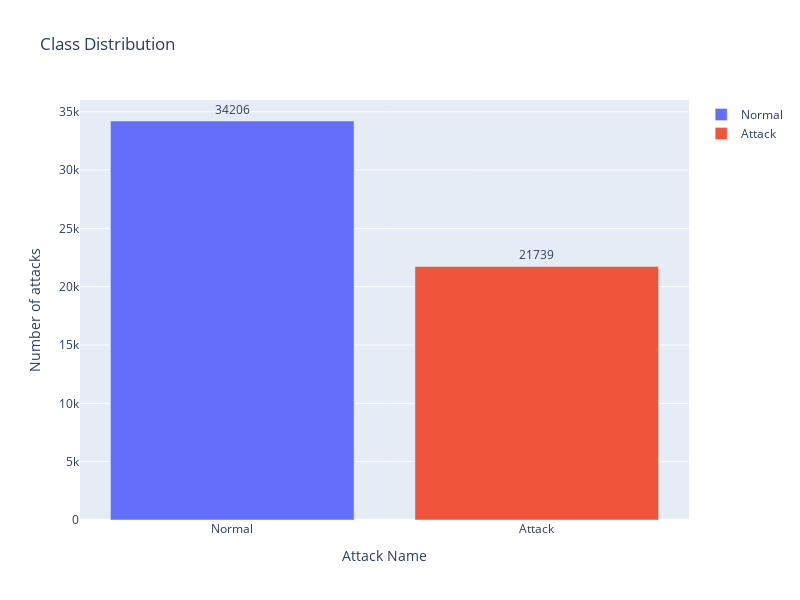

The code cell stored with this chart in its notebook:
### Markdown cell above
<a name="Preprocess"></a>
## <p style="padding: 8px;color:white; display:fill;background-color:#0077be; border-radius:5px; font-size:100%"> <b>  6. Preprocessing Dataset</b>

### Code cell
RANDOM_STATE_SEED = 12

from plotly.offline import init_notebook_mode, iplot, plot
import plotly as py
import plotly.express as px
init_notebook_mode(connected=True)
import plotly.graph_objs as go

df = df_train
fig = go.Figure(data=[
    go.Bar(name='Normal', 
           y=df["label"].value_counts().values[0:1],
           x=['Normal'],
           text = df["label"].value_counts()[0:1],
           orientation='v',
           textposition='outside',),
    go.Bar(name='Attack', 
           y=df["label"].value_counts().values[1:2],
           x=['Attack'],
           text = df["label"].value_counts()[1:2],
           orientation='v',
           textposition='outside',)
])
# Change the bar mode
fig.update_layout(
                  width=800,
                  height=600,
                  title=f'Class Distribution',
                  yaxis_title='Number of attacks',
                  xaxis_title='Attack Name',)
iplot(fig)

### Figure 1 — Plotly figure (JSON) as saved in the notebook; plotly's stock layout.template omitted (floating-point values rounded to 4 significant figures)
{"data": [{"name": "Normal", "orientation": "v", "text": [34206], "textposition": "outside", "type": "bar", "x": ["Normal"], "y": [34206]}, {"name": "Attack", "orientation": "v", "text": [21739], "textposition": "outside", "type": "bar", "x": ["Attack"], "y": [21739]}], "layout": {"height": 600, "title": {"text": "Class Distribution"}, "width": 800, "xaxis": {"title": {"text": "Attack Name"}}, "yaxis": {"title": {"text": "Number of attacks"}}}}
